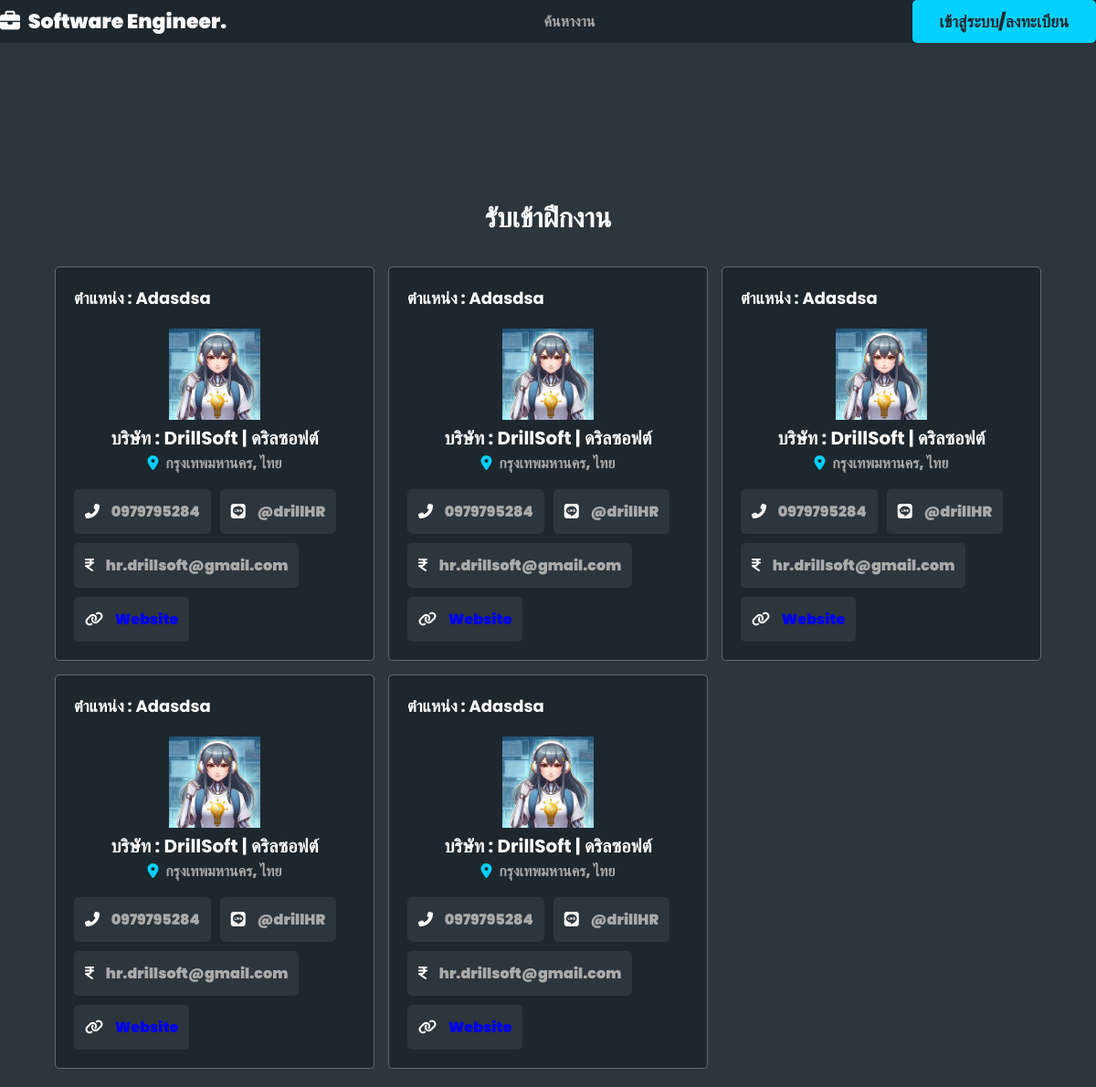
/stdapproved/STUDENT/s1/, run on the app's committed database.
### usertype/models.py (models this page shows, shortened)
class CompanyInfo(models.Model):
    company_name_eng = models.CharField(max_length=100)
    company_name_thai = models.CharField(max_length=100)
    company_des = models.TextField()
    profile = models.ImageField(upload_to="profile/", null=True, blank=True)
    foundation_date = models.DateField()
    number_of_employees = models.IntegerField()
    website = models.URLField()
    email = models.EmailField()
    address = models.TextField()
    sub_district = models.TextField()
    district = models.TextField()
    province = models.TextField()
    country = models.TextField()
    postal_code = models.CharField(max_length=255)
    phone = models.CharField(max_length=15)
    line_id = models.CharField(max_length=255, blank=True)
    facebook = models.URLField(blank=True)

class Job(models.Model):
    jobname = models.CharField(max_length=255)
    jobdes = models.TextField()
    worktype = models.CharField(max_length=255)
    quality = models.TextField()
    benefit = models.TextField()
    workstart = models.TimeField()
    workend = models.TimeField()
    workday = models.CharField(max_length=255)
    requirement = models.TextField()
    qualifications = models.TextField(blank=True, null=True)
    skills = models.TextField()
    company = models.CharField(max_length=255)
    city = models.CharField(max_length=255)
    country = models.CharField(max_length=255)

### usertype/views.py (the view)
# urls.py: path("stdapproved/<str:role>/<str:username>/", views.stdapproved, name="approved"),  # Company select page
def stdapproved(request, role, username):
    student = StudentProfile.objects.get(user__username=username)
    match = Matching.objects.filter(student=student.studentinfo)
    job = [m.job for m in match]
    status = [m.status for m in match]
    showcompany = [m.company for m in match]
    interview = [m.interview for m in match]
    companies = zip(showcompany, status, job, interview)
    return render(request, "stdstatus/approved.html", {"company": companies})

### usertype/templates/stdstatus/approved.html (shortened to what this page needs)
<!DOCTYPE html>
<html lang="en">
  {% load static %}
  <head>
    <link rel="stylesheet" href="{% static "css/style.css" %}" />
  </head>
  <body>
    {% include "navbarmain.html" %}
    {% include  'navbarprofile.html'%}
    {% include "navbarstatus.html" %}
    <section class="position-container">
      <h1 class="heading">รับเข้าฝึกงาน</h1>
            <div class="loop-container">
              {% for company, status, job, interview in company %}
              {% if status == "Approved" %}
              <div class="boxs">
                <div class="company">
                  <div>
                    <h3>ตำแหน่ง : {{ job.jobname }}</h3>
                  </div>
                </div>
                <div><img src="{{ company.profile.url }}" alt="" /></div>
                <h3 class="job-title">
                บริษัท : {{ company.company_name_eng }} | {{ company.company_name_thai }}
                </h3>
                <p class="location">
                  <i class="fas fa-map-marker-alt"></i>
                  <span>{{ company.province }}, {{ company.country }}</span>
                </p>
                <div class="tags">
                  <p>
                    <i class="fas fa-phone-alt"></i>
                    <span>{{ company.phone }}</span>
                  <p>
                    <i class="fa-brands fa-line"></i>
                    <span>{{ company.line_id }}</span>
                  </p>
                  <p>
                    <i class="fas fa-indian-rupee-sign"></i>
                    <span>{{ company.email }}</span>
                  </p>
                  <p>
                    <i class="fa-solid fa-link"></i>
                    <span><a href="{{ company.website }}"> Website</a></span>
                  </p>
                </div>
              </div>
              {% endif %}
              {% endfor %}
            </div>
    </section>
  </body>
</html>

### static/css/style.css (style rules this page uses)
:root { --main-color: #00d1ff; --red: red; --light-color: #aaa; --light-bg: #2d353d; --black: #1e272e; --white: #fff; --box-shadow: none; --border: 0.1rem solid rgba(255, 255, 255, 0.3); }
* { font-family: "Poppins", sans-serif; margin: 0; padding: 0; box-sizing: border-box; text-decoration: none; outline: none; border: none; }
html { font-size: 62.5%; overflow-x: hidden; scroll-padding-top: 7rem; scroll-behavior: smooth; }
body { background-color: var(--light-bg); }
section { padding: 2rem; margin: 0 auto; max-width: 1200px; }
.heading { text-align: center; margin-bottom: 2rem; font-size: 3rem; color: var(--white); text-transform: capitalize; padding: 1rem 0; }
.position-container .loop-container { display: grid; grid-template-columns: repeat(auto-fit, 35rem); gap: 1.5rem; align-items: flex-start; justify-content: center; }
.position-container .loop-container .boxs { background-color: var(--black); border-radius: 0.5rem; border: var(--border); padding: 2rem; overflow-x: hidden; }
.position-container .loop-container .boxs img { height: 10rem; width: 10rem; object-fit: contain; }
.position-container .loop-container .boxs .company { display: flex; align-items: center; gap: 1.5rem; margin-bottom: 1.5rem; }
.position-container .loop-container .boxs .company h3 { font-size: 1.8rem; color: var(--white); text-overflow: ellipsis; overflow-x: hidden; text-transform: capitalize; padding-bottom: 0.5rem; font-weight: lighter; }
.position-container .loop-container .boxs .job-title { font-size: 2rem; color: var(--white); text-transform: capitalize; overflow-x: hidden; text-overflow: ellipsis; }
.position-container .loop-container .boxs .location { padding: 0.7rem 1; font-size: 1.6rem; color: var(--light-color); }
.position-container .loop-container .boxs .location i { margin-right: 0.5rem; color: var(--main-color); }
.position-container .loop-container .boxs .tags { display: flex; flex-wrap: wrap; gap: 1rem; margin: 1.2rem 1; }
.position-container .loop-container .boxs .tags p { padding: 1.2rem; border-radius: 0.5rem; background-color: var(--light-bg); font-size: 1.6rem; color: var(--light-color); }
.position-container .loop-container .boxs .tags p i { margin-right: 0.5rem; color: var(--white); }
.position-container .loop-container .boxs .tags p span { margin-left: 5px; max-width: 50px; white-space: normal; word-wrap: break-word; }

### static/css/css.css (style rules this page uses)
* { box-sizing: border-box; }
body { font-family: "Nunito", sans-serif; background: #2d353d; color: #2e6c8e; text-align: center; font-weight: 900; }

### data on the page
CompanyInfo: jobname "Adasdsa", profile (picture), company_name_eng "DrillSoft", company_name_thai "ดริลซอฟต์", province "กรุงเทพมหานคร", country "ไทย", phone "0979795284", line_id "@drillHR", email "hr.drillsoft@gmail.com"
